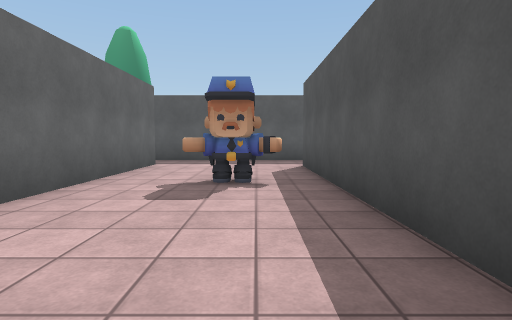
[1] (above)

17 first-person views from a walk through a scene from a Unity 3-D project. The camera is 1.2 m above the floor, tilts 4° down and sees 80° across. The floor is counted in squares, 1.8 m on a side. Each view is taken from the middle of a square. On the plan, view 1 faces up. The plan holds only what a view shows up to about 10 squares ahead; the rest is blank. The place goes on beyond the plan. The player character is not drawn. Some surface patterns are stand-ins.

[2]
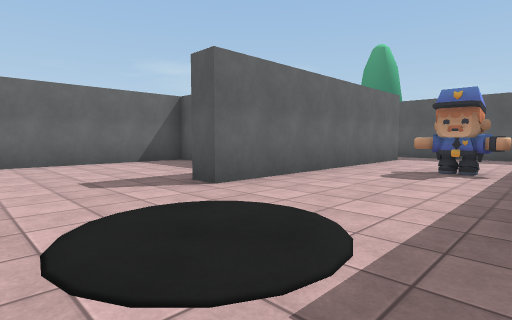

[3]
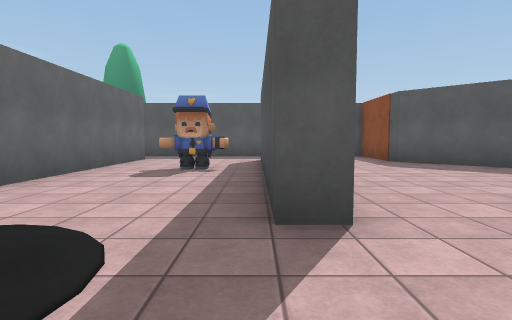

[4]
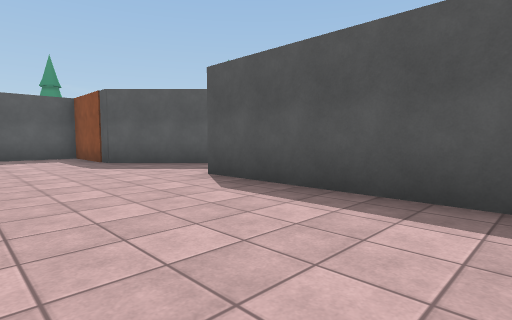

[5]
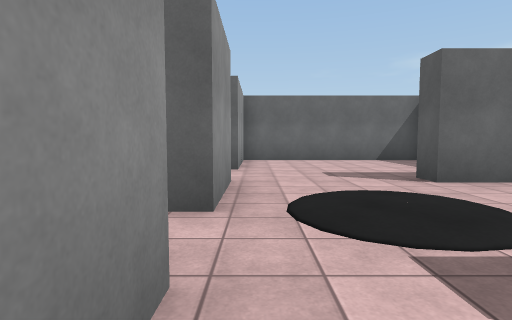

[6]
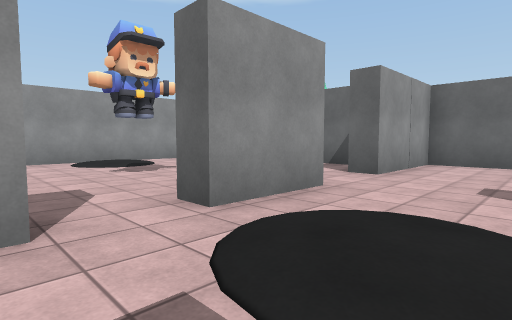

[7]
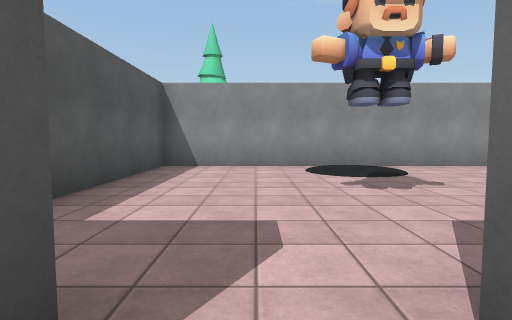

[8]
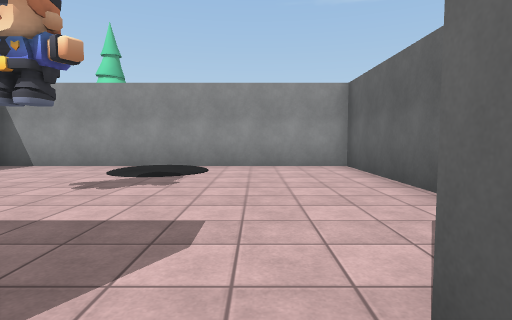

[9]
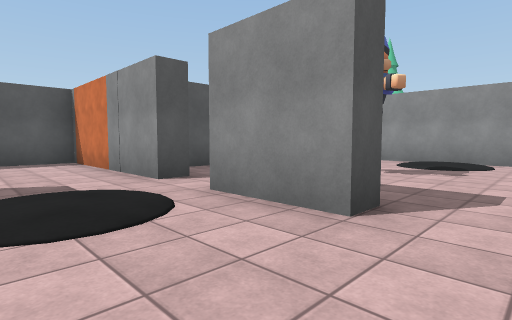

[10]
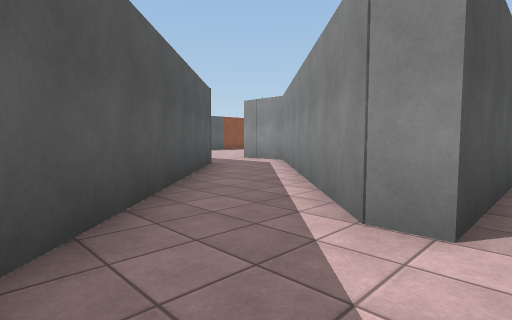

[11]
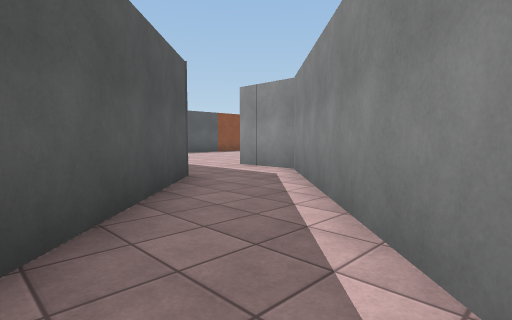

[12]
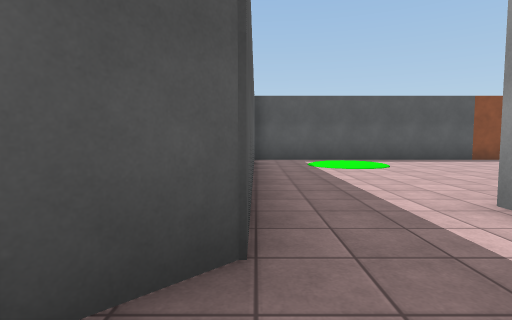

[13]
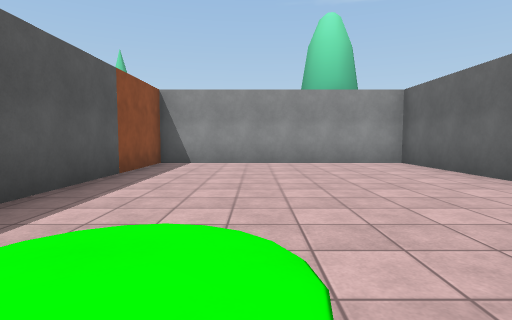

[14]
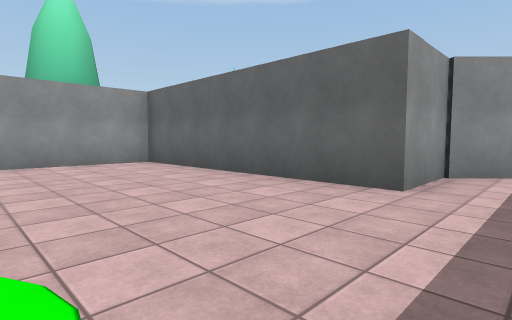

[15]
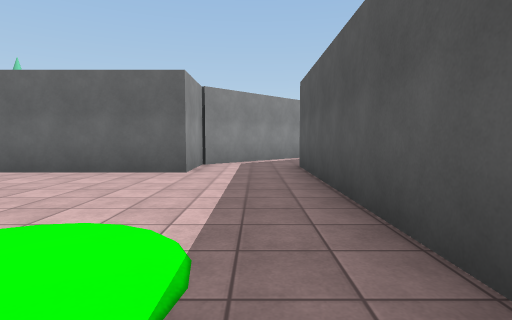

[16]
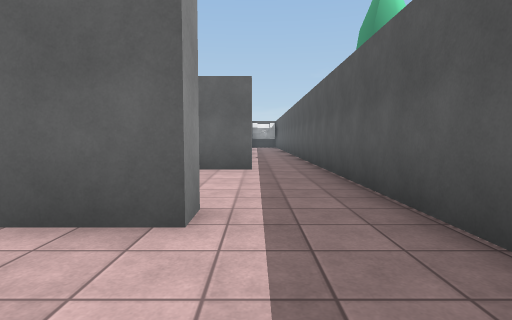

[17]
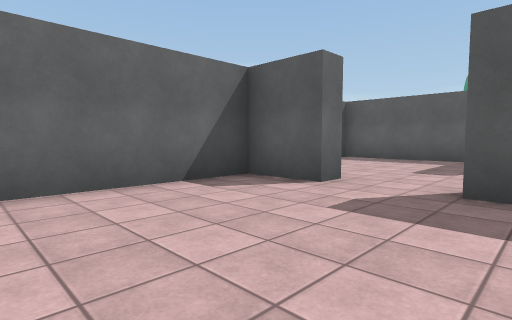

### Floor plan
Ten units are one square. View 1 is at (0, 0); x grows to the right and y downward. Boxes are objects, and circles mark ways between rooms. Rooms are numbered by the first view taken in them; rooms with no view inside come last. Other rooms are left out.
<svg viewBox="-81 -100 282 199">
<path fill="none" stroke="#000" d="M19 -3 12 -3 12 -75 17 -75 17 -60M-39 -32 -76 -32 -76 24 -46 24M7 24 29 24M-26 -80 -26 -8 -32 -8M69 -48 50 -67 50 -72M-28 24 -8 24M55 25 55 -27M48 -95 -36 -95M186 -1 117 -1 69 -48M55 -27 61 -27 112 24 130 24 130 94 196 94 196 -1M-22 30 -28 30 -28 24M-8 24 -8 30M7 30 7 24M-46 24 -46 30 -62 30 -62 94 22 94 22 40"/>
<rect x="-15" y="-55" width="20" height="10" fill="#bbb"><title>other object</title></rect>
<rect x="45" y="-95" width="20" height="20" fill="#bbb"><title>other object</title></rect>
<circle cx="65" cy="-35" r="3" fill="#2a7"/>
<circle cx="-35" cy="30" r="3" fill="#2a7"/>
<circle cx="0" cy="30" r="3" fill="#2a7"/>
<text x="10" y="-30">1</text>
<text x="150" y="30">2</text>
<text x="-20" y="60">3</text>
</svg>
Room 1 opens to room 2. Room 1 opens to room 3.

Where each view was taken, in squares from view 1:
view 1: 0 up, 0 right, facing up
view 2: 2 down, 1 right, facing up-left
view 3: 2 down, 1 right, facing up
view 4: 2 down, 2 right, facing up-right
view 5: 2 down, 2 right, facing left
view 6: 0 up, 1 right, facing down-left
view 7: 2 down, 0 right, facing down
view 8: 2 down, 4 left, facing down
view 9: 0 up, 4 left, facing down-right
view 10: 5 up, 5 right, facing down-right
view 11: 3 up, 7 right, facing down-right
view 12: 0 up, 10 right, facing right
view 13: 1 down, 17 right, facing down
view 14: 1 down, 17 right, facing down-left
view 15: 1 down, 19 right, facing left
view 16: 8 up, 4 right, facing left
view 17: 7 down, 2 left, facing up-left
